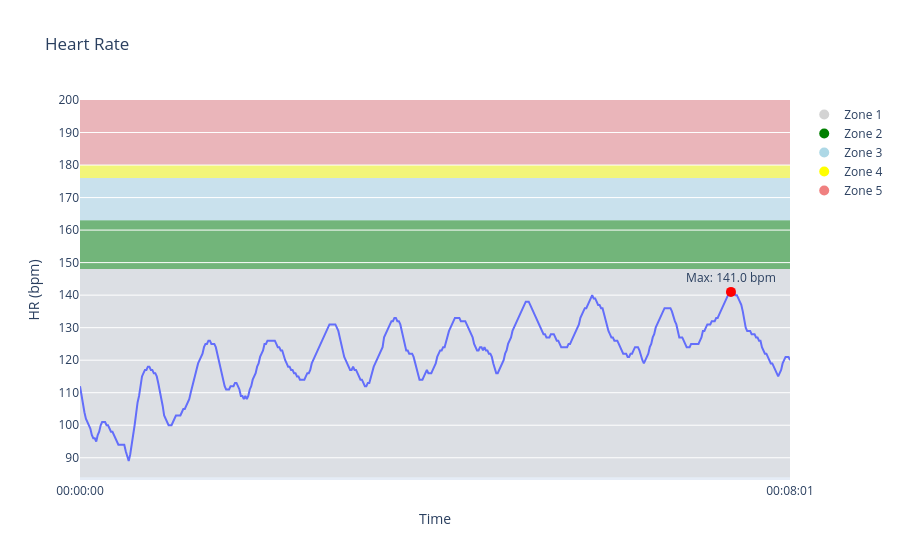

Notebook cell for this chart:
### Code cell
import duckdb
import pandas as pd
import plotly.express as px
import plotly.graph_objects as go
from IPython.display import display

workoutId = '13-09-2025_190357'
con = duckdb.connect("./hr_data/database.duckdb")
df = con.execute(f"SELECT * FROM timeseries WHERE starts_with(workoutId, '{workoutId}')").fetchdf()
con.close()

# Get the first and last X values (Time)
first_time = df['Time'].iloc[0]
last_time = df['Time'].iloc[-1]
max_idx = df['HR (bpm)'].idxmax()
max_time = df.loc[max_idx, 'Time']
max_hr = df.loc[max_idx, 'HR (bpm)']

# Plot using Plotly
fig = px.line(df, y='HR (bpm)', x='Time', title='Heart Rate')

# Get the minimum HR value
min_hr = df['HR (bpm)'].min()

# Load and sort CSV by HR ascending
df = pd.read_csv('./hr_data/zones.csv')
df = df.sort_values('HR').reset_index(drop=True)

# Build background shapes and annotations
shapes = []
annotations = []
previous_hr = min_hr - 5

colors = ['lightgray', 'green', 'lightblue', 'yellow', 'lightcoral', 'red', 'purple']
# Truncate the colors list to the number of rows in the zones df
colors = colors[:len(df)]

for i, row in df.iterrows():
    y0 = previous_hr
    y1 = row['HR']
    color = colors[i]

    # Background rectangle
    shapes.append(dict(
        type="rect",
        xref="paper", yref="y",
        x0=0, x1=1,
        y0=y0, y1=y1,
        fillcolor=color,
        opacity=0.5,
        layer="below",
        line_width=0,
    ))

    previous_hr = y1

# Update layout with shapes and annotations
fig.update_layout(shapes=shapes, annotations=annotations)

# Hover mode - the vertical line that follows the cursor
fig.update_layout(
    hovermode='x',  # or 'x unified' for grouped tooltip
    xaxis=dict(
        showspikes=True,
        spikemode='across',
        spikesnap='cursor',
        showline=True,
        spikethickness=1,
        spikecolor="gray",
        spikedash="solid",
        tickvals=[first_time, last_time],
        ticktext=[str(first_time), str(last_time)],
    ),
    yaxis=dict(
        range=[80, None],
        dtick=10  # Show ticks every 10 bpm
    )
)

# Optional: consistent hover label
fig.update_traces(
    hovertemplate='Time: %{x}<br>HR: %{y} bpm',
    mode='lines'  # adds points for better hover visibility
)

#Step 3: Add marker for max point
fig.add_trace(go.Scatter(
    x=[max_time],
    y=[max_hr],
    mode='markers+text',
    marker=dict(color='red', size=10, symbol='circle'),
    text=[f'Max: {max_hr} bpm'],
    textposition='top center',
    showlegend=False
))

# Convert to a dict for Zones 1 through N
zone_colors = {i + 1: color for i, color in enumerate(colors)}

for zone, color in zone_colors.items():
    fig.add_trace(go.Scatter(
        x=[None], y=[None],  # No actual data
        mode='markers',
        marker=dict(size=10),
        name=f'Zone {zone}',
        legendgroup=f'Zone {zone}',
        showlegend=True,
        marker_color=color
    ))

fig.show()

### Figure 1 — Plotly figure (JSON) as saved in the notebook; plotly's stock layout.template omitted (floating-point values rounded to 4 significant figures; data arrays with more than 128 entries replaced by an {"elided": "..."} marker saying what was removed)
{"data": [{"hovertemplate": "Time: %{x}<br>HR: %{y} bpm", "legendgroup": "", "line": {"color": "#636efa", "dash": "solid"}, "marker": {"symbol": "circle"}, "mode": "lines", "name": "", "orientation": "v", "showlegend": false, "type": "scatter", "x": {"elided": "482 str values"}, "xaxis": "x", "y": {"elided": "482 float values"}, "yaxis": "y"}, {"marker": {"color": "red", "size": 10, "symbol": "circle"}, "mode": "markers+text", "showlegend": false, "text": ["Max: 141.0 bpm"], "textposition": "top center", "type": "scatter", "x": ["00:07:21"], "y": [141]}, {"legendgroup": "Zone 1", "marker": {"color": "lightgray", "size": 10}, "mode": "markers", "name": "Zone 1", "showlegend": true, "type": "scatter", "x": [null], "y": [null]}, {"legendgroup": "Zone 2", "marker": {"color": "green", "size": 10}, "mode": "markers", "name": "Zone 2", "showlegend": true, "type": "scatter", "x": [null], "y": [null]}, {"legendgroup": "Zone 3", "marker": {"color": "lightblue", "size": 10}, "mode": "markers", "name": "Zone 3", "showlegend": true, "type": "scatter", "x": [null], "y": [null]}, {"legendgroup": "Zone 4", "marker": {"color": "yellow", "size": 10}, "mode": "markers", "name": "Zone 4", "showlegend": true, "type": "scatter", "x": [null], "y": [null]}, {"legendgroup": "Zone 5", "marker": {"color": "lightcoral", "size": 10}, "mode": "markers", "name": "Zone 5", "showlegend": true, "type": "scatter", "x": [null], "y": [null]}], "layout": {"hovermode": "x", "legend": {"tracegroupgap": 0}, "shapes": [{"fillcolor": "lightgray", "layer": "below", "line": {"width": 0}, "opacity": 0.5, "type": "rect", "x0": 0, "x1": 1, "xref": "paper", "y0": 84, "y1": 148, "yref": "y"}, {"fillcolor": "green", "layer": "below", "line": {"width": 0}, "opacity": 0.5, "type": "rect", "x0": 0, "x1": 1, "xref": "paper", "y0": 148, "y1": 163, "yref": "y"}, {"fillcolor": "lightblue", "layer": "below", "line": {"width": 0}, "opacity": 0.5, "type": "rect", "x0": 0, "x1": 1, "xref": "paper", "y0": 163, "y1": 176, "yref": "y"}, {"fillcolor": "yellow", "layer": "below", "line": {"width": 0}, "opacity": 0.5, "type": "rect", "x0": 0, "x1": 1, "xref": "paper", "y0": 176, "y1": 180, "yref": "y"}, {"fillcolor": "lightcoral", "layer": "below", "line": {"width": 0}, "opacity": 0.5, "type": "rect", "x0": 0, "x1": 1, "xref": "paper", "y0": 180, "y1": 200, "yref": "y"}], "title": {"text": "Heart Rate"}, "xaxis": {"anchor": "y", "domain": [0, 1], "showline": true, "showspikes": true, "spikecolor": "gray", "spikedash": "solid", "spikemode": "across", "spikesnap": "cursor", "spikethickness": 1, "ticktext": ["00:00:00", "00:08:01"], "tickvals": ["00:00:00", "00:08:01"], "title": {"text": "Time"}}, "yaxis": {"anchor": "x", "domain": [0, 1], "dtick": 10, "range": [80, null], "title": {"text": "HR (bpm)"}}}}
